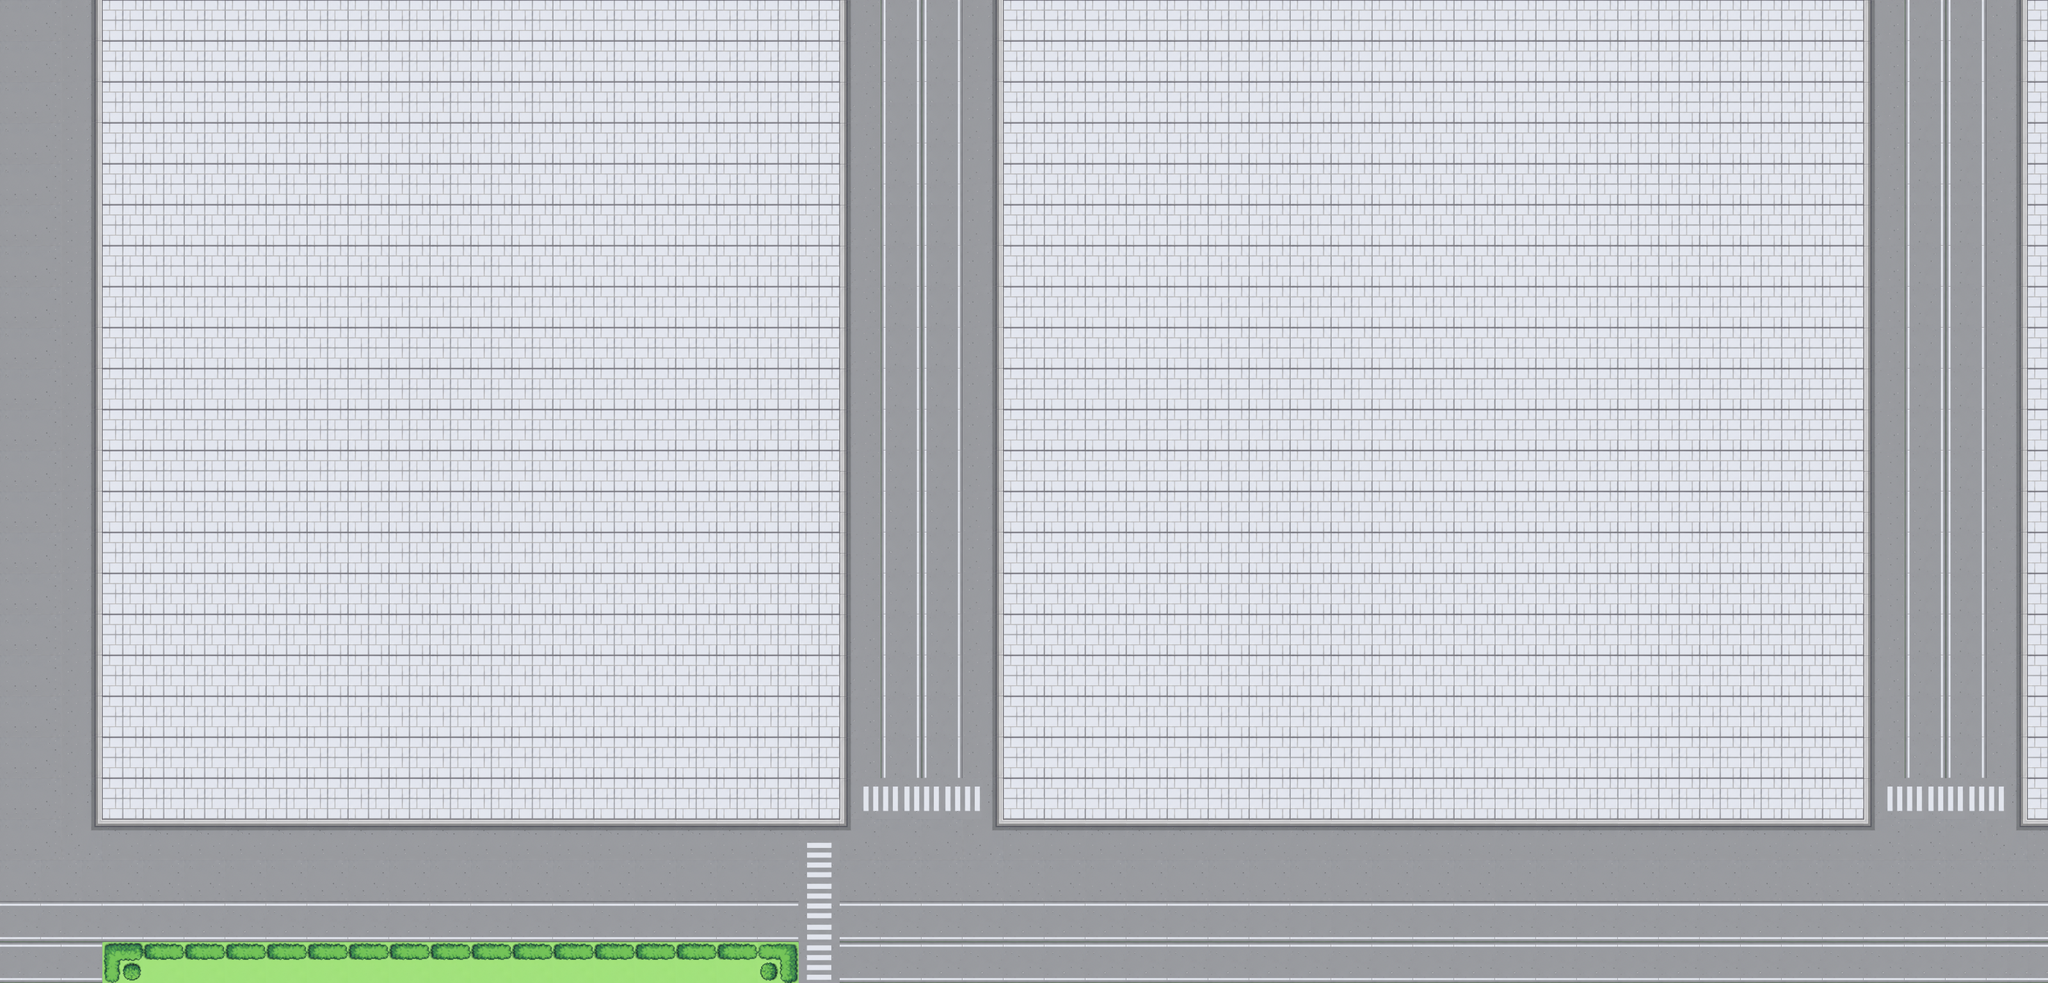

The image is a tile-based game level rendered from a .tmx file. Its description and source (layers, tilesets, objects; grid data summarised) follow:
An orthogonal 100x48 tile map with 32x32 px tiles, 2 tile layers (Tile Layer 1, Tile Layer 2), 4 tilesets.

<map version="1.10" tiledversion="1.12.2" orientation="orthogonal" renderorder="right-down" width="100" height="48" tilewidth="32" tileheight="32" infinite="0" nextlayerid="3" nextobjectid="1">
 <tileset firstgid="1" source="64x64.tsx" />
 <tileset firstgid="65" source="tileset platform.tsx" />
 <tileset firstgid="129" source="64x64-2.tsx" />
 <tileset firstgid="193" source="grass.tsx" />
 <layer id="1" name="Tile Layer 1" width="100" height="48">
  <data>[4800 cells, 1243 non-empty, 10 distinct tile ids]</data>
 </layer>
 <layer id="2" name="Tile Layer 2" width="100" height="48">
  <data>[4800 cells, 14 non-empty, 4 distinct tile ids]</data>
 </layer>
</map>
